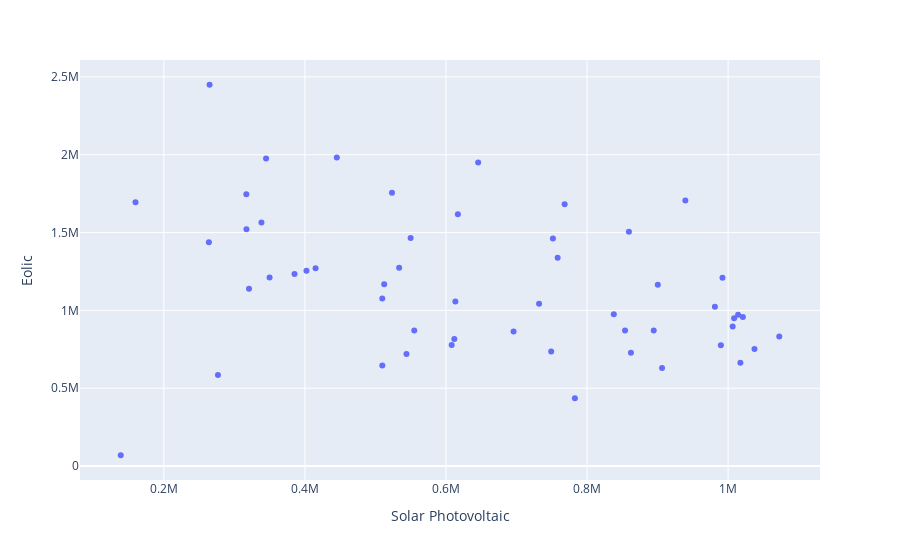

The code cell stored with this chart in its notebook:
### Markdown cell above
## Data Visualization with Plotly

- [Plotly Express Overview](https://plotly.com/python/plotly-express/#overview)

### Code cell
import plotly.express as px

px.scatter(data_frame=df_renewable_weekly, x='Solar Photovoltaic', y='Eolic')
